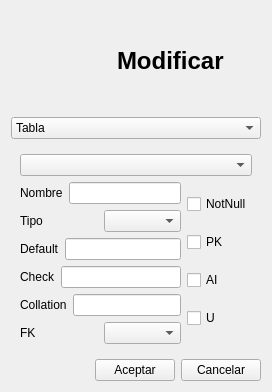
         <widget class="QWidget" name="tab_4">
          <attribute name="icon">
           <iconset resource="iconos.qrc">
            <normaloff>:/new/prefix1/iconos/editar.png</normaloff>:/new/prefix1/iconos/editar.png</iconset>
          </attribute>
          <attribute name="title">
           <string>Modificar</string>
          </attribute>
          <layout class="QGridLayout" name="gridLayout_18">
           <item row="0" column="0">
            <layout class="QVBoxLayout" name="verticalLayout_24">
             <item>
              <layout class="QVBoxLayout" name="verticalLayout_23">
               <item>
                <layout class="QVBoxLayout" name="verticalLayout_22">
                 <item>
                  <layout class="QHBoxLayout" name="horizontalLayout_34">
                   <item>
                    <widget class="QLabel" name="label_32">
                     <property name="minimumSize">
                      <size>
                       <width>100</width>
                       <height>100</height>
                      </size>
                     </property>
                     <property name="maximumSize">
                      <size>
                       <width>100</width>
                       <height>100</height>
                      </size>
                     </property>
                     <property name="styleSheet">
                      <string notr="true">border-image: url(:/new/prefix1/iconos/editar.png);</string>
                     </property>
                     <property name="text">
                      <string/>
                     </property>
                    </widget>
                   </item>
                   <item>
                    <widget class="QLabel" name="label_33">
                     <property name="font">
                      <font>
                       <pointsize>18</pointsize>
                       <bold>true</bold>
                      </font>
                     </property>
                     <property name="text">
                      <string>Modificar</string>
                     </property>
                    </widget>
                   </item>
                  </layout>
                 </item>
                 <item alignment="Qt::AlignVCenter">
                  <widget class="QComboBox" name="modificarTV">
                   <item>
                    <property name="text">
                     <string>Tabla</string>
                    </property>
                    <property name="icon">
                     <iconset resource="iconos.qrc">
                      <normaloff>:/new/prefix1/iconos/tabla.png</normaloff>:/new/prefix1/iconos/tabla.png</iconset>
                    </property>
                   </item>
                   <item>
                    <property name="text">
                     <string>Valor</string>
                    </property>
                    <property name="icon">
                     <iconset resource="iconos.qrc">
                      <normaloff>:/new/prefix1/iconos/editar.png</normaloff>:/new/prefix1/iconos/editar.png</iconset>
                    </property>
                   </item>
                  </widget>
                 </item>
                </layout>
               </item>
               <item>
                <widget class="QStackedWidget" name="areaModificar">
                 <property name="currentIndex">
                  <number>0</number>
                 </property>
                 <widget class="QWidget" name="page_2">
                  <layout class="QGridLayout" name="gridLayout_19">
                   <item row="0" column="0">
                    <layout class="QVBoxLayout" name="verticalLayout_27">
                     <item>
                      <widget class="QComboBox" name="tablasModificar"/>
                     </item>
                     <item>
                      <layout class="QHBoxLayout" name="horizontalLayout_42">
                       <item>
                        <layout class="QVBoxLayout" name="verticalLayout_25">
                         <item>
                          <layout class="QHBoxLayout" name="horizontalLayout_36">
                           <item>
                            <widget class="QLabel" name="label_34">
                             <property name="text">
                              <string>Nombre</string>
                             </property>
                            </widget>
                           </item>
                           <item>
                            <widget class="QLineEdit" name="lineEdit_3">
                             <property name="maximumSize">
                              <size>
                               <width>200</width>
                               <height>16777215</height>
                              </size>
                             </property>
                            </widget>
                           </item>
                          </layout>
                         </item>
                         <item>
                          <layout class="QHBoxLayout" name="horizontalLayout_37">
                           <item>
                            <widget class="QLabel" name="label_35">
                             <property name="text">
                              <string>Tipo</string>
                             </property>
                            </widget>
                           </item>
                           <item>
                            <widget class="QComboBox" name="comboBox"/>
                           </item>
                          </layout>
                         </item>
                         <item>
                          <layout class="QHBoxLayout" name="horizontalLayout_38">
                           <item>
                            <widget class="QLabel" name="label_40">
                             <property name="text">
                              <string>Default</string>
                             </property>
                            </widget>
                           </item>
                           <item>
                            <widget class="QLineEdit" name="lineEdit_5">
                             <property name="maximumSize">
                              <size>
                               <width>200</width>
                               <height>16777215</height>
                              </size>
                             </property>
                            </widget>
                           </item>
                          </layout>
                         </item>
                         <item>
                          <layout class="QHBoxLayout" name="horizontalLayout_39">
                           <item>
                            <widget class="QLabel" name="label_41">
                             <property name="text">
                              <string>Check</string>
                             </property>
                            </widget>
                           </item>
                           <item>
                            <widget class="QLineEdit" name="lineEdit_6">
                             <property name="maximumSize">
                              <size>
                               <width>200</width>
                               <height>16777215</height>
                              </size>
                             </property>
                            </widget>
                           </item>
                          </layout>
                         </item>
                         <item>
                          <layout class="QHBoxLayout" name="horizontalLayout_40">
                           <item>
                            <widget class="QLabel" name="label_42">
                             <property name="text">
                              <string>Collation</string>
                             </property>
                            </widget>
                           </item>
                           <item>
                            <widget class="QLineEdit" name="lineEdit_7">
                             <property name="maximumSize">
                              <size>
                               <width>200</width>
                               <height>16777215</height>
                              </size>
                             </property>
                            </widget>
                           </item>
                          </layout>
                         </item>
                         <item>
                          <layout class="QHBoxLayout" name="horizontalLayout_41">
                           <item>
                            <widget class="QLabel" name="label_43">
                             <property name="text">
                              <string>FK</string>
                             </property>
                            </widget>
                           </item>
                           <item>
                            <widget class="QComboBox" name="comboBox_3"/>
                           </item>
                          </layout>
                         </item>
                        </layout>
                       </item>
                       <item>
                        <layout class="QVBoxLayout" name="verticalLayout_26">
                         <item>
                          <widget class="QCheckBox" name="checkBox">
                           <property name="text">
                            <string>NotNull</string>
                           </property>
                          </widget>
                         </item>
                         <item>
                          <widget class="QCheckBox" name="checkBox_2">
                           <property name="text">
                            <string>PK</string>
                           </property>
                          </widget>
                         </item>
                         <item>
                          <widget class="QCheckBox" name="checkBox_3">
                           <property name="text">
                            <string>AI</string>
                           </property>
                          </widget>
                         </item>
                         <item>
                          <widget class="QCheckBox" name="checkBox_4">
                           <property name="text">
                            <string>U</string>
                           </property>
                          </widget>
                         </item>
                        </layout>
                       </item>
                      </layout>
                     </item>
                    </layout>
                   </item>
                  </layout>
                 </widget>
                 <widget class="QWidget" name="page_5"/>
                </widget>
               </item>
              </layout>
             </item>
             <item>
              <layout class="QHBoxLayout" name="horizontalLayout_35">
               <item>
                <spacer name="horizontalSpacer_16">
                 <property name="orientation">
                  <enum>Qt::Horizontal</enum>
                 </property>
                 <property name="sizeHint" stdset="0">
                  <size>
                   <width>40</width>
                   <height>20</height>
                  </size>
                 </property>
                </spacer>
               </item>
               <item>
                <widget class="QPushButton" name="aceptarModificar">
                 <property name="text">
                  <string>Aceptar</string>
                 </property>
                </widget>
               </item>
               <item>
                <widget class="QPushButton" name="CancelarModificar">
                 <property name="text">
                  <string>Cancelar</string>
                 </property>
                </widget>
               </item>
              </layout>
             </item>
            </layout>
           </item>
          </layout>
         </widget>
